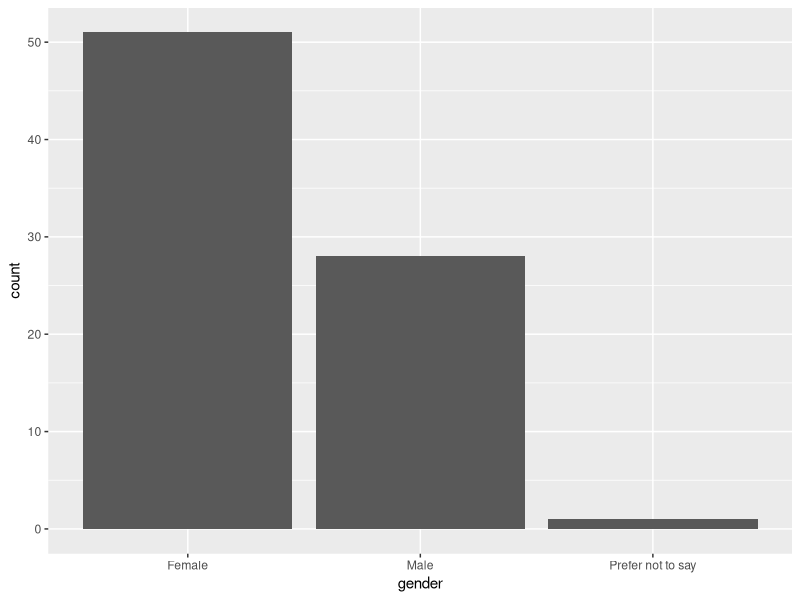
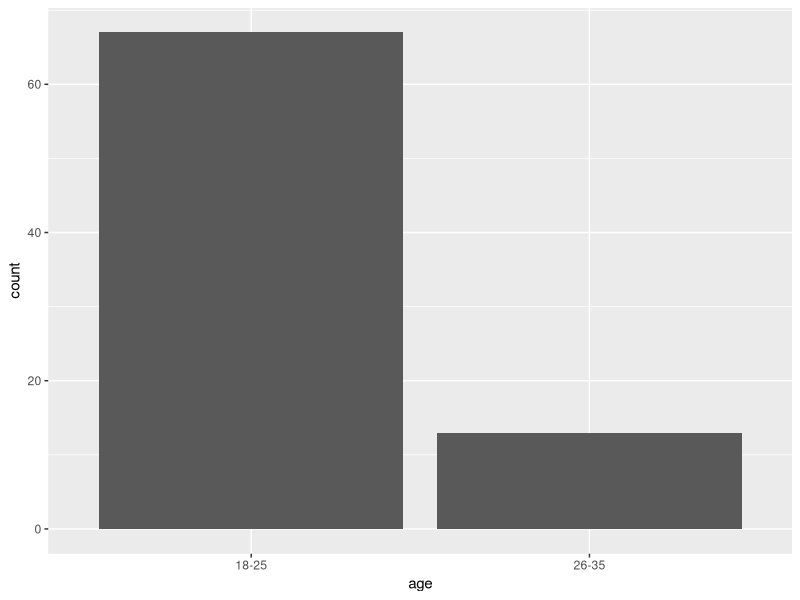
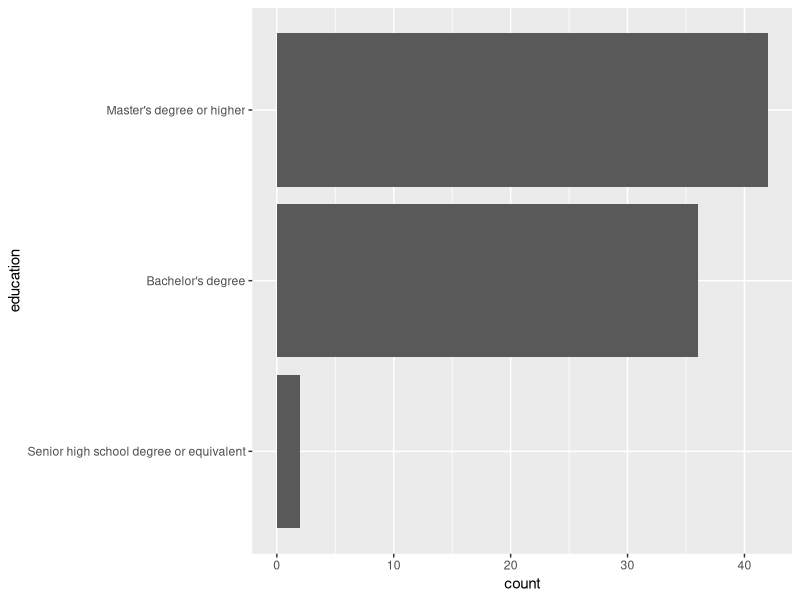
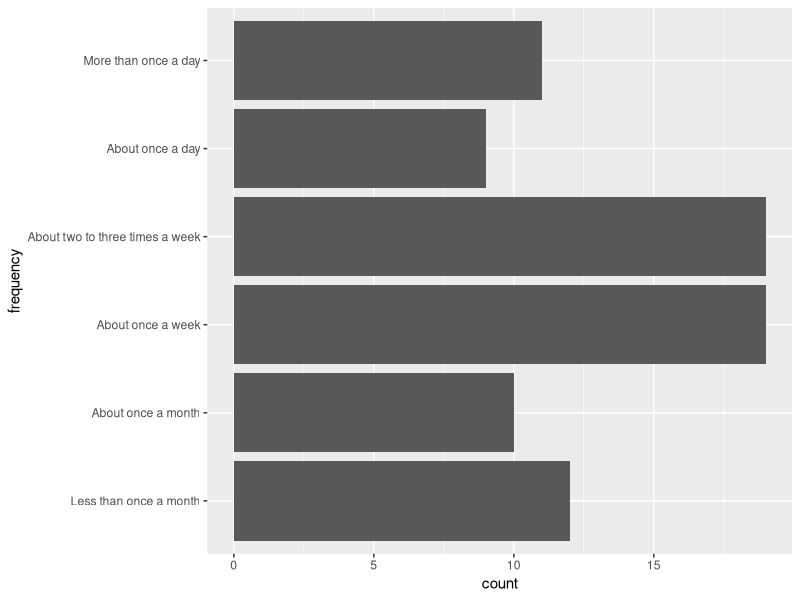
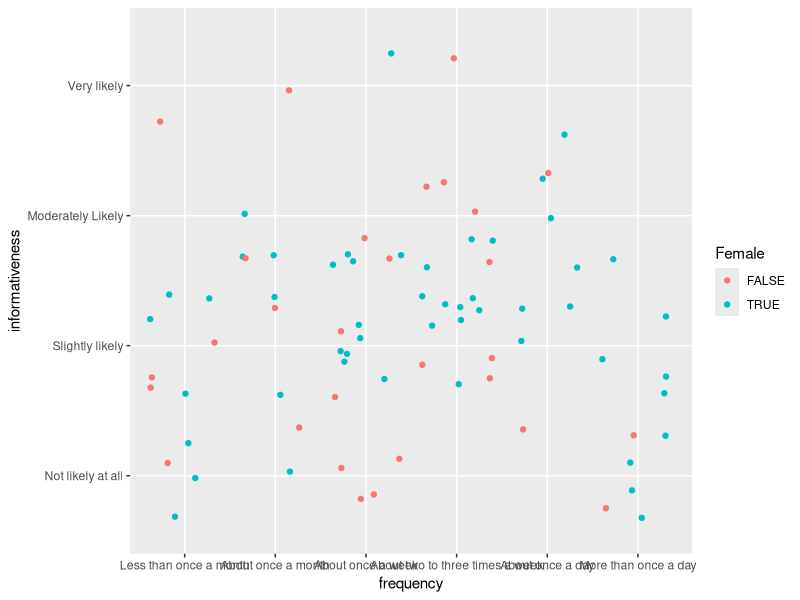
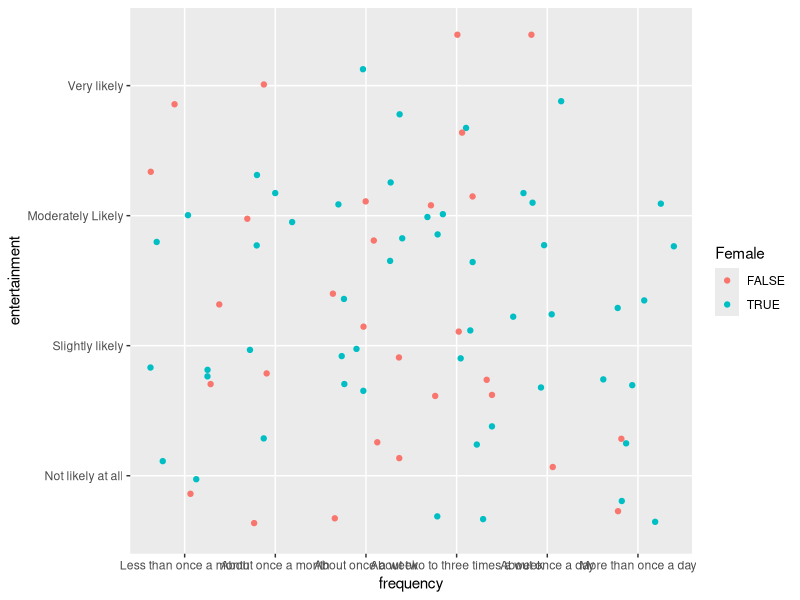
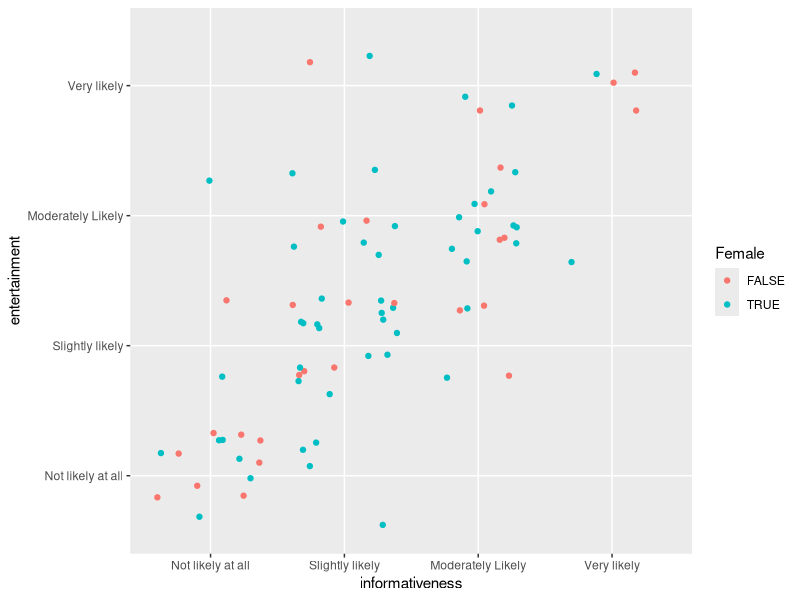
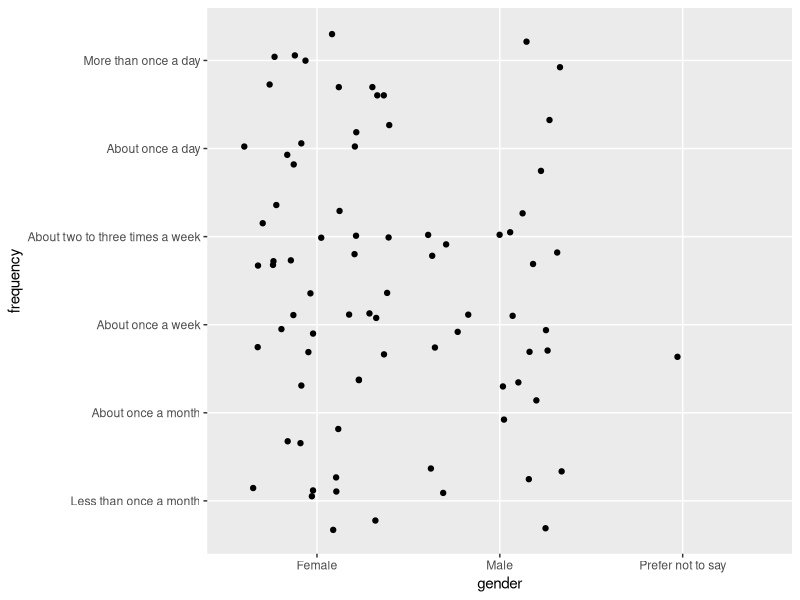

These figures' R source, in order:
## ---- chunk 1
knitr::opts_chunk$set(echo = TRUE)
library(dplyr)
library(readr)
library(ggplot2)

age_levels <- c(
  "18-25", 
  "26-35"
)

ed_levels <- c(
  "Senior high school degree or equivalent",
  "Bachelor's degree",                     
  "Master's degree or higher"              
)

frq_levels <-c(
  "Less than once a month",
  "About once a month",
  "About once a week",
  "About two to three times a week",
  "About once a day",
  "More than once a day" 
)

likert_levels <- c(
  "Not likely at all",
  "Slightly likely",   
  "Moderately Likely",
  "Very likely"       
)

d_infmkt <- read_csv(
  './data/influencer-marketing-data.csv',
  col_types = cols(
    col_factor(),
    col_factor(ordered = TRUE, levels = age_levels),
    col_factor(ordered = TRUE, levels = ed_levels),
    col_factor(ordered = TRUE, levels = frq_levels),
    col_factor(ordered = TRUE, levels = likert_levels),
    col_factor(ordered = TRUE, levels = likert_levels),
    
  ))
## ---- chunk 2

d_infmkt %>%
  ggplot(aes(
    x = gender
  )) + geom_bar()

d_infmkt %>%
  ggplot(aes(
    x = age
  )) + geom_bar()

d_infmkt %>%
  ggplot(aes(
    x = education
  )) + geom_bar()+coord_flip()


d_infmkt %>%
  ggplot(aes(
    x = frequency
  )) + geom_bar()+coord_flip()

## ---- chunk 3
d_infmkt <- d_infmkt %>%
  mutate(    
    Female = gender == 'Female',
    across(
      .cols = c(frequency, informativeness, entertainment),
      .fns = as.numeric,
      .names='{.col}_coded'
      ))

## ---- chunk 4
d_infmkt %>%
  ggplot(aes(x = frequency, y = informativeness, colour = Female)) +
  geom_jitter()

d_infmkt %>%
  ggplot(aes(x = frequency, y = entertainment, colour = Female)) +
  geom_jitter()

d_infmkt %>%
  ggplot(aes(x = informativeness, y = entertainment, colour = Female)) +
  geom_jitter()

## ---- chunk 5

d_infmkt %>%
  ggplot(aes(x = gender, y = frequency)) +
  geom_jitter()

d_infmkt %>%
  ggplot(aes(x = gender, y = entertainment)) +
  geom_jitter()

d_infmkt %>%
  ggplot(aes(x = gender, y = informativeness)) +
  geom_jitter()

## ---- chunk 6
d_infmkt %>%
  cor.test(~ frequency_coded + informativeness_coded, data = ., method = 'spearman', exact = FALSE)

d_infmkt %>%
  cor.test(~ frequency_coded + entertainment_coded, data = ., method = 'spearman', exact = FALSE)

d_infmkt %>%
  cor.test(~ entertainment_coded + informativeness_coded, data = ., method = 'spearman', exact = FALSE)

## ---- chunk 7

d_infmkt <- d_infmkt %>%
  mutate(
    inf_true = informativeness %>%
      recode(
        "Not likely at all" = FALSE,
        "Slightly likely" = TRUE,
        "Moderately Likely" = TRUE,
        "Very likely" = TRUE 
      )
  )

d_infmkt <- d_infmkt %>%
  mutate(
    ent_true = entertainment %>%
      recode(
        "Not likely at all" = FALSE,
        "Slightly likely" = TRUE,
        "Moderately Likely" = TRUE,
        "Very likely" = TRUE 
      )
  )

d_infmkt %>%
  wilcox.test(
    frequency_coded ~ inf_true,
    data = .
  )


